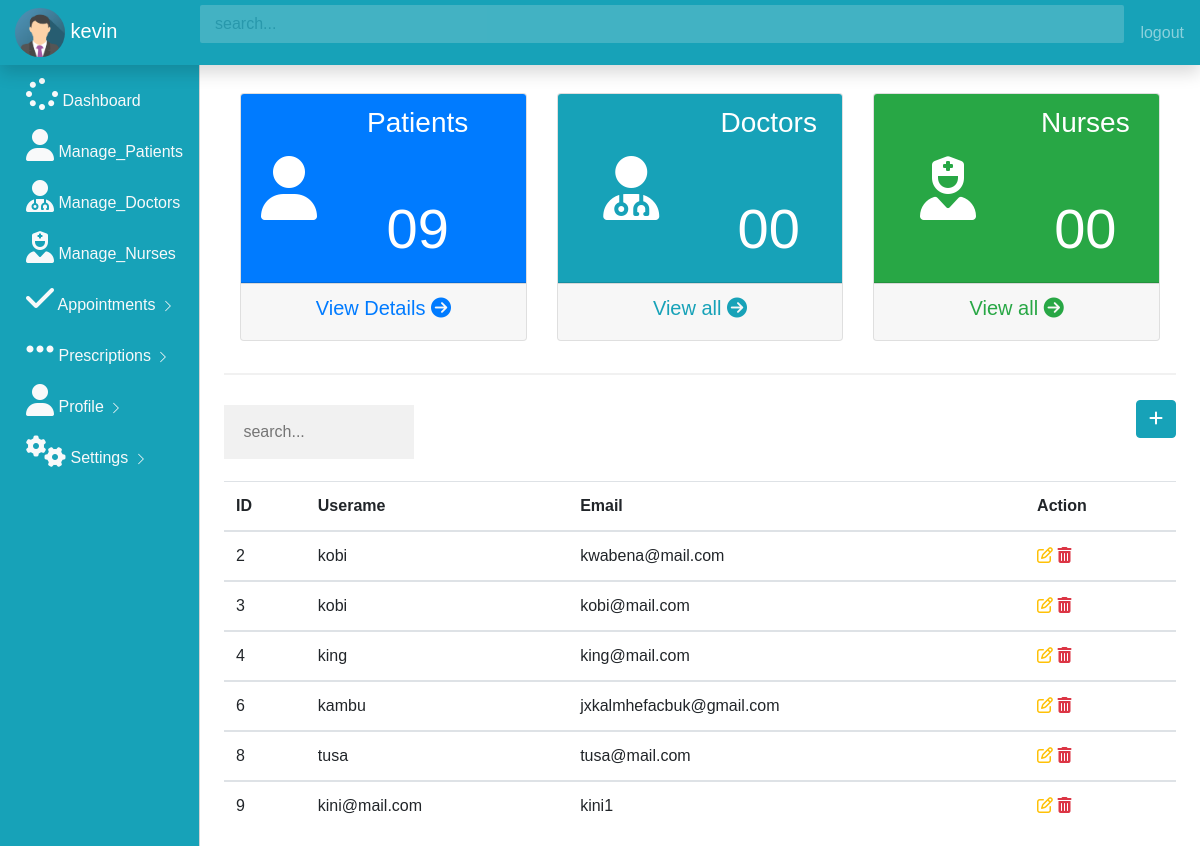
Page /patients (signed in) on the committed database.
### app.py (models this page shows, shortened)
class User(UserMixin,db.Model):
    id = db.Column(db.Integer,primary_key =True)
    username = db.Column(db.String(100))
    email = db.Column(db.String(100),unique =True)
    password = db.Column(db.String(100))
    doctor = db.Column(db.Boolean)
    admin = db.Column(db.Boolean)
    work = db.Column(db.String(100))
    country = db.Column(db.String(100))
    image = db.Column(db.String(100))
    @property
    def unhashed_password(self):
         raise AttributeError('cannot view unhased password')
    appointment_by  = db.relationship('Appointments',
    foreign_keys ='Appointments.asked_by_id',
    backref = 'asker',
    lazy=True
    )
    Receive_by  = db.relationship('Notiication',
    foreign_keys ='Notiication.receive_by_id',
    backref = 'reciever',
    lazy=True
    )
    Sender_by  = db.relationship('Notiication',
    foreign_keys ='Notiication.doctor_id',
    backref = 'sender',
    lazy=True
    )
    answers_requested  = db.relationship('Appointments',
    foreign_keys ='Appointments.doctor_id',
    backref = 'expert',
    lazy=True
    )

### app.py (the view)
@app.route('/patients')
@login_required
def patients():
     rows = db.session.query(User.doctor==0,User.admin==0).count()
     user_patients = User.query.filter_by(admin=False,doctor=False).all()
     owner = User.query.filter_by(email=current_user.email,password=current_user.password,admin=True).first()
     if not owner:
          flash("The logins provided is not an admin!")
          return redirect(url_for('home'))
     else:
          return render_template('patient.html' ,patients = user_patients,rows=rows)

### app.py (called while the page is built)
@login_manager.user_loader
def load_user(user_id):
     return User.query.get(int(user_id))

### templates/patient.html (shortened to what this page needs)
{% include 'admin_dash.html' %}
{% block body %}
<main role="main" class="col-md-9 ml-sm-auto col-lg-10 px-4">
    <hr>
                <button class="btn btn-info float-right" data-toggle="modal" data-target="#modalPatient"><i class="fa fa-plus"></i></button>
                 <table class=" table table-hover">
                    <input type="text" id="mySearch" placeholder=" search..." style="width: 20%;">
                <thead>
                    <tr>
                    <th>ID</th>
                    <th>Userame</th>
                    <th>Email</th>
                    <th>Action</th>
                </tr>
            </thead>
                {% for row in patients %}
                <tbody id="myTable" >
                    <tr>
                    <td> {{row.id}}</td>
                    <td> {{row.username}}</td>
                    <td> {{row.email}}</td>
                    <td>
                        <a  class="text-warning" data-toggle="modal" href="/update/{{row.id}}" data-target="#modaledit{{row.id}}">
                            <i class ="	fa fa-edit fa-3"></i>
                        </a>
                        <a href="/delete_user/{{row.id}}" class="text-danger">
                            <i class ="	fa fa-trash fa-3"></i>
                        </a>
                    </td>
                </tr>
                </tbody>
                {% endfor %}
                 </table>
</main>
{% endblock %}

### templates/admin_dash.html (shortened to what this page needs)
<!doctype html>
<html lang="en">
  <head>
    <link rel="stylesheet" href="https://stackpath.bootstrapcdn.com/bootstrap/4.5.2/css/bootstrap.min.css">
    <link rel="stylesheet" href="./static/css/dashboard.css">
    <link rel="stylesheet" href="https://cdn.datatables.net/1.10.22/css/jquery.dataTables.min.css">
  </head>
  <body> {%block body%}
    <nav class="navbar navbar-dark bg-info fixed-top flex-md-nowrap p-0 shadow">
        <a class="navbar-brand col-sm-3 col-md-2 mr-0" href="#">
          <img src="{{url_for('static', filename ='img_avatar.png')}}" alt="Avatar" style="width:50px;border-radius: 50%;">
          {{current_user.username}}
          </a>
        <input type="text" class="form-control form-control-primary w-100" placeholder="search...">
        <ul class=" navbar-nav px-3">
            <li class="nav-item text-nowrap">
                <a class="nav-link" onclick="return confirm('Confirm logout') " href="{{url_for('home')}}">logout</a>
            </li>
        </ul>
      </nav>
      <div class="container-fluid">
        <div class="row">
            <div class  = "col-md-2 bg-info d-none d-md-block sidebar" style="color:white;">
                <div class="left-sidebar">
                    <ul class="nav flex-column sidebar-nav">
                        <li class="nav-item">
                        <a class="nav-link text-light" href="{{url_for('get_signin_admin')}}">
                          <i class ="fa fa-spinner fa-2x"></i> Dashboard
                        </a>
                        </li>
                        <li class="nav-item">
                          <a class="nav-link text-light" href="{{url_for('patients')}}">
                            <i class ="fa fa-user fa-2x"></i> Manage_Patients
                      </a>
                    </li>
                    <li class="nav-item">
                      <a class="nav-link text-light" href="{{url_for('doctors')}}">
                        <i class ="fa fa-user-md fa-2x"></i> Manage_Doctors
                  </a>
                </li>
                <li class="nav-item">
                  <a class="nav-link text-light" href="{{url_for('get_signin_admin')}}">
                    <i class ="fa fa-user-nurse fa-2x"></i> Manage_Nurses
              </a>
            </li>
                        <li class="nav-item">
                          <a class="nav-link text-light" href="{{url_for('get_all_appointments')}}">
                         <i class="fa fa-check fa-2x"></i> Appointments
                                     <svg class="bi bi-chevron-right" width="16" height="16" viewBox="0 0 20 20" fill="currentColor" xmlns="http://www.w3.org/2000/svg"><path fill-rule="evenodd" d="M6.646 3.646a.5.5 0 01.708 0l6 6a.5.5 0 010 .708l-6 6a.5.5 0 01-.708-.708L12.293 10 6.646 4.354a.5.5 0 010-.708z"/></svg>
                        </a>
                        </li>
                        <li class="nav-item">
                          <a class="nav-link text-light" href="">
                         <i class="fa fa-ellipsis-h fa-2x"></i> Prescriptions
                                     <svg class="bi bi-chevron-right" width="16" height="16" viewBox="0 0 20 20" fill="currentColor" xmlns="http://www.w3.org/2000/svg"><path fill-rule="evenodd" d="M6.646 3.646a.5.5 0 01.708 0l6 6a.5.5 0 010 .708l-6 6a.5.5 0 01-.708-.708L12.293 10 6.646 4.354a.5.5 0 010-.708z"/></svg>
                        </a>
                        </li>
                        <li class="nav-item">
                          <a class="nav-link text-light" href="{{url_for('profile_doctor')}}">
                          <i class="fa fa-user  fa-2x "></i> Profile
                            <svg class="bi bi-chevron-right" width="16" height="16" viewBox="0 0 20 20" fill="currentColor" xmlns="http://www.w3.org/2000/svg"><path fill-rule="evenodd" d="M6.646 3.646a.5.5 0 01.708 0l6 6a.5.5 0 010 .708l-6 6a.5.5 0 01-.708-.708L12.293 10 6.646 4.354a.5.5 0 010-.708z"/></svg>
                        </a>
                        </li>
                        <li class="nav-item">
                          <a class="nav-link text-light" href="">
                         <i class="fa fa-cogs fa-2x"></i> Settings
                                     <svg class="bi bi-chevron-right" width="16" height="16" viewBox="0 0 20 20" fill="currentColor" xmlns="http://www.w3.org/2000/svg"><path fill-rule="evenodd" d="M6.646 3.646a.5.5 0 01.708 0l6 6a.5.5 0 010 .708l-6 6a.5.5 0 01-.708-.708L12.293 10 6.646 4.354a.5.5 0 010-.708z"/></svg>
                        </a>
                        </li>
                      </ul>
                </div>
            </div>
            <main role="main" class="col-md-9 ml-sm-auto col-lg-10 px-4">
                <h3>Dashboard</h3>
                <div class="container">
                 <div class="row ">
                   <div class="col-md-4">
                     <div class="card text-center">
                       <div class = "card-header bg-primary text-white">
                        <div class="row align-items-center">
                          <div class="col-sm-3">
                            <i class="fa fa-user fa-4x"></i>
                          </div>
                          <div class="col">
                            <h3 >Patients</h3>
                          <br><br>
                            <h6 class ="display-4">0{{rows}}</h6>
                          </div>
                        </div>
                       </div>
                       <div class = "card-footer">
                        <h5>
                          <a  class ="text-primary" href="{{url_for('change_profile')}}" class="text-primary">View Details <i class="fa fa-arrow-circle-right"></i></i></a>
                        </h5>
                       </div>
                     </div>
                   </div>
                   <div class="col-md-4">
                    <div class="card text-center">
                      <div class = "card-header bg-info text-white">
                       <div class="row align-items-center">
                         <div class="col">
                           <i class="fa fa-user-md fa-4x"></i>
                         </div>
                         <div class="col">
                           <h3 >Doctors</h3>
                           <br><br>
                           <h6 class = "display-4" >00</h6>
                         </div>
                       </div>
                      </div>
                      <div class = "card-footer">
                       <h5>
                         <a href="#" class="text-info">View all <i class="fa fa-arrow-circle-right"></i></i></a>
                       </h5>
                      </div>
                    </div>
                  </div>
                  <div class="col-md-4">
                    <div class="card text-center">
                      <div class = "card-header bg-success text-white">
                       <div class="row align-items-center">
                         <div class="col">
                           <i class="fa fa-user-nurse fa-4x"></i>
                         </div>
                         <div class="col">
                           <h3 >Nurses</h3>
                           <br><br>
                           <h6 class = "display-4">00</span></h6>
                         </div>
                       </div>
                      </div>
                      <div class = "card-footer">
                       <h5>
                         <a href="#" class="text-success">View all <i class="fa fa-arrow-circle-right"></i></i></a>
                       </h5>
                      </div>
                    </div>
                  </div>
                 </div>
                    </div>
            </main>
        </div>
      </div>
    {% endblock %}
  </body>
</html>

### static/css/dashboard.css (style rules this page uses)
.form-control-primary { margin: 10px; opacity: 0.2; border-radius: 2px; }
.sidebar { position: fixed; top:0; left:0; bottom:0; z-index:100; padding: 70px 0 0 10px; border-right: 1px solid #d3d3d3; }
.sidebar-nav li .nav-link { color: #333; font-weight: 500; }
body { font-family: Arial, Helvetica, sans-serif; }
* { box-sizing: border-box; }
.container { padding: 16px; background-color: white; }
input[type=text], input[type=password] { width: 100%; padding: 15px; margin: 5px 0 22px 0; display: inline-block; border: none; background: #f1f1f1; }
hr { border: 1px solid #f1f1f1; margin-bottom: 25px; }
a { color: dodgerblue; }

### rows in the picture
User: username "kevin"
User: id "2", username "kobi", email "kwabena@mail.com"
User: id "3", username "kobi", email "kobi@mail.com"
User: id "4", username "king", email "king@mail.com"
User: id "6", username "kambu", email "jxkalmhefacbuk@gmail.com"
User: id "8", username "tusa", email "tusa@mail.com"
User: id "9", username "kini@mail.com", email "kini1"

### other values in the picture
{{ rows }} "9"
